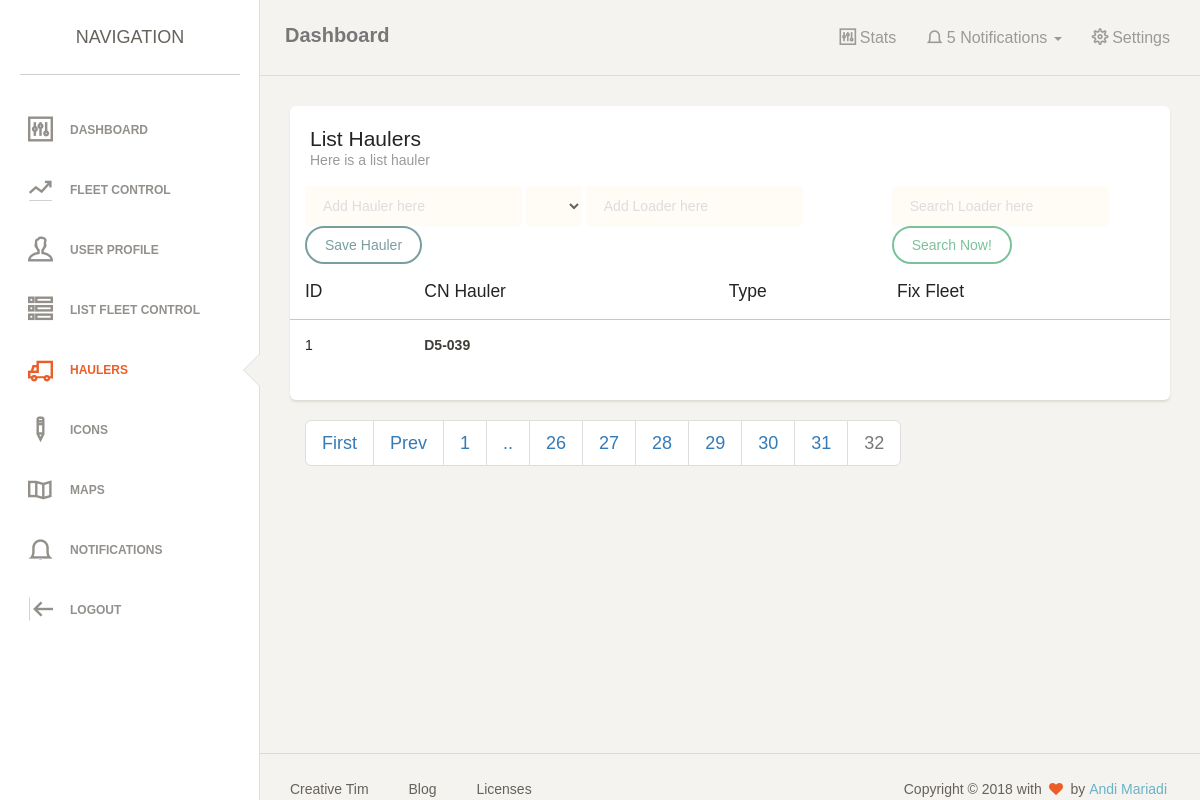
The app's page /index.php?hauler&32 (signed in), older data.
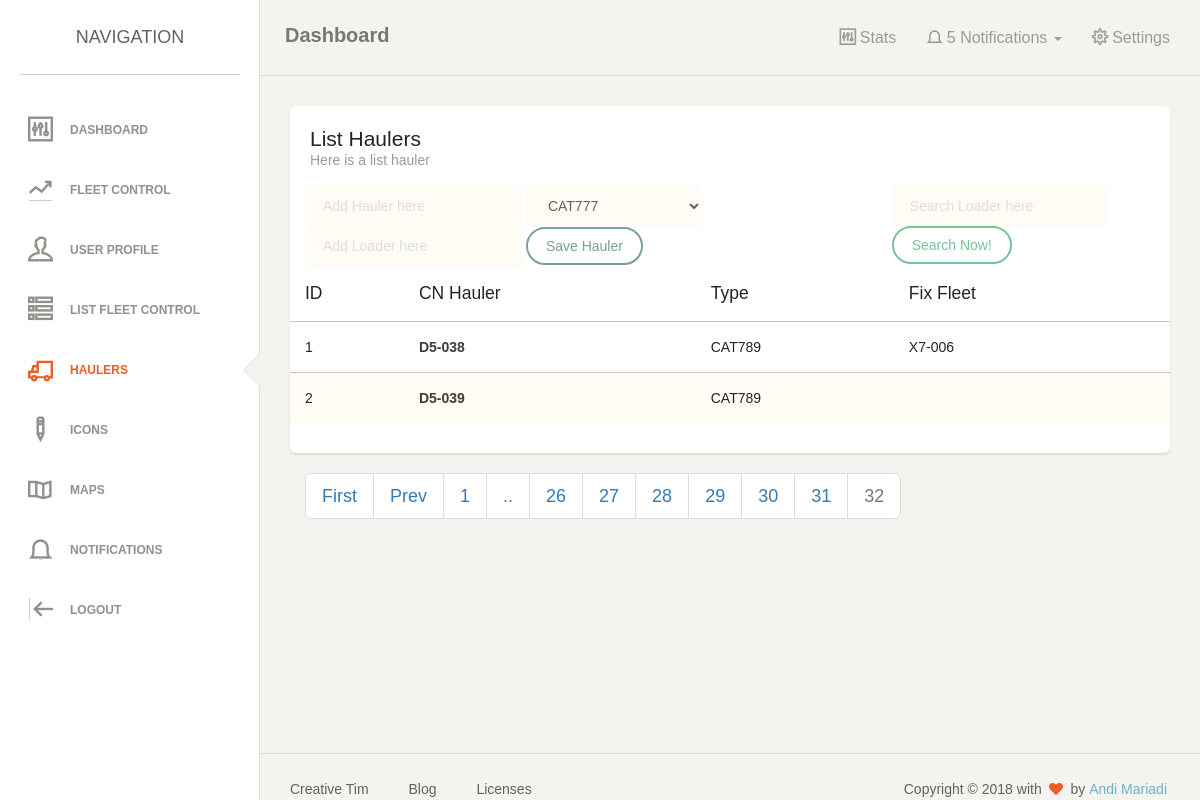
The same page, newer data.
### tables this page shows
CREATE TABLE IF NOT EXISTS `tbhauler` (
  `cn_hauler` varchar(10) NOT NULL,
  `type` varchar(100) NOT NULL,
  `fix_fleet` varchar(10) NOT NULL
);

CREATE TABLE IF NOT EXISTS `enum` (
`id` int(10) NOT NULL,
  `name` varchar(100) NOT NULL,
  `type` varchar(50) NOT NULL,
  `refid` int(10) NOT NULL
);

### system/crud.php (called while the page is built, shortened)
<?php
class crud
{
	private $server = 'localhost';
	private $user = 'root';
	private $pass = '';
	private $database = 'fleet_control';
	public $connection;
	function __construct() {
		$this->connection = new mysqli($this->server, $this->user, $this->pass, $this->database);
	}
	public function query($sql='')
	{
		$query = $this->connection->query($sql) or die ($this->connection->error);
	    return $query;
	}
	public function get_paging_info($tot_rows,$pp,$curr_page) {
	    $pages = ceil($tot_rows / $pp);
	    $data = array();
	    $data['si']        = ($curr_page * $pp) - $pp;
	    $data['pages']     = $pages;
	    $data['curr_page'] = $curr_page;
	    return $data;
	}
}
?>

### page/list_hauler.php (the view, shortened to what the changed rows need)
<?php
$p = $pit;
?>
<div class="content">
            <div class="container-fluid">
                <div class="row">
                    <div class="col-md-12">
                        <div class="card">
                            <div class="header">
                                <h4 class="title">List Haulers</h4>
                                <p class="category">Here is a list hauler</p>
                            </div>
                            <div class="content table-responsive table-full-width">
                              <div class="col-md-8">
                              <form class="form-inline" method="post">
                                <div class="form-group mb-2">
                                  <input type="text" name="hauler" class="form-control" id="staticEmail2" placeholder="Add Hauler here">
                                </div>
                                <div class="form-group mx-sm-3 mb-2">
                                  <select class="form-control" name="type">
                                    <?php
                                    $sql = "SELECT * FROM `enum` WHERE `type` = 'type_hauler'";
                                    $sql = $db->query($sql);
                                    while ($data = mysqli_fetch_assoc($sql)) {
                                      echo '<option value="' . $data['id'] . '">' . $data['name'] . '</option>';
                                    }
                                    ?>
                                  </select>
                                </div>
                                <div class="form-group mb-2">
                                  <input type="text" name="loader" class="form-control" id="staticEmail2" placeholder="Add Loader here">
                                </div>
                                <button type="submit" class="btn btn-primary mb-2" name="save">Save Hauler</button>
                              </form>
                              </div>
                              <div class="col-md-4">
                                <form class="form-inline" method="GET">
                                  <div class="form-group mb-2">
                                    <input type="text" id="val_search" class="form-control"  placeholder="Search Loader here">
                                  </div>
                                  <a href="#" class="btn btn-success mb-2" id="search">Search Now!</a>
                                </form>
                              </div>
                                <table class="table table-striped">
                                    <thead>
                                      <th>ID</th>
                                      <th>CN Hauler</th>
                                    	<th>Type</th>
                                    	<th>Fix Fleet</th>
                                    </thead>
                                    <tbody>
                                    <?php
                                    $no = 0;
                                        $p = empty($p) ? 1 : $p;
                                        $per_page = 10;
                                        $start = ($p - 1) * $per_page;
                                        if (isset($ds)) {
                                          $sql = "SELECT `cn_hauler`, `enum`.`name` as `type`, `fix_fleet` FROM `tbhauler` LEFT JOIN `enum` ON `tbhauler`.`type` = `enum`.`id` WHERE `cn_hauler` LIKE '{$ds}%' ORDER BY `cn_hauler` ASC";
                                        } else {
                                          $sql = "SELECT `cn_hauler`, `enum`.`name` as `type`, `fix_fleet` FROM `tbhauler` LEFT JOIN `enum` ON `tbhauler`.`type` = `enum`.`id` ORDER BY `cn_hauler` ASC";
                                        }
                                        $sql_limit = $sql . " LIMIT $start, $per_page";
                                        $total = mysqli_num_rows($db->query($sql));
                                        $page_total =  ceil($total / $per_page);
                                        $sql = $db->query($sql_limit);
                                        while ($data = mysqli_fetch_assoc($sql)) {
                                            $no++;
                                    ?>
                                        <tr>
                                        	<td><?php echo $no; ?></td>
                                        	<td><strong><?php echo $data['cn_hauler']; ?></strong></td>
                                        	<td><?php echo $data['type']; ?></td>
                                        	<td><?php echo $data['fix_fleet']; ?></td>
                                        </tr>
                                        <?php } ?>
                                    </tbody>
                                </table>
                            </div>
                            <div class="col-md-12">
                                        <nav aria-label="...">
                                            <ul class="pagination pagination-lg">
                                              <?php
                                               $paging_info = $db->get_paging_info($page_total,1,$p);
                                               ?>
                                                <?php if($paging_info['curr_page'] > 1) : ?>
                                                      <li class="page-item"><a href='?hauler&1' title='Page 1' class="page-link">First</a></li>
                                                      <li class="page-item"><a href='?hauler&<?php echo ($paging_info['curr_page'] - 1);?>' title='Page <?php echo ($paging_info['curr_page'] - 1); ?>' class="page-link">Prev</a></li>
                                                  <?php
                                                endif;
                                                      $max = 7;
                                                      if($paging_info['curr_page'] < $max)
                                                          $sp = 1;
                                                      elseif($paging_info['curr_page'] >= ($paging_info['pages'] - floor($max / 2)) )
                                                          $sp = $paging_info['pages'] - $max + 1;
                                                      elseif($paging_info['curr_page'] >= $max)
                                                          $sp = $paging_info['curr_page']  - floor($max/2);
                                                  ?>
                                                  <?php if($paging_info['curr_page'] >= $max) : ?>
                                                      <li class="page-item"><a href='?hauler&1' title='Page 1' class="page-link">1</a></li>
                                                      <li class="page-item"><a href='#' title='..' class="page-link">..</a></li>
                                                  <?php endif; ?>
                                                  <?php for($i = $sp; $i <= ($sp + $max -1);$i++) : ?>
                                                      <?php if($paging_info['curr_page'] == $i) : ?>
                                                          <li class="page-item disabled"><a href="#" class="page-link"><?php echo $i; ?></a></li>
                                                      <?php else : ?>
                                                          <li class="page-item"><a href='?hauler&<?php echo $i;?>' title='Page <?php echo $i; ?>' class="page-link"><?php echo $i; ?></a></li>
                                                      <?php endif; ?>
                                                  <?php endfor; ?>
                                            </ul>
                                          </nav>
                            </div>
                        </div>
                    </div>
                </div>
            </div>
</div>

Row changes from the older to the newer data that the page shows:
now on this page (row edited): tbhauler: cn_hauler "D5-038", enum.name "CAT789", fix_fleet "X7-006"
changed tbhauler "D5-039": enum.name (not shown) → "CAT789"
Text that changed along with them:
form field type: (not shown) → "CAT777"
